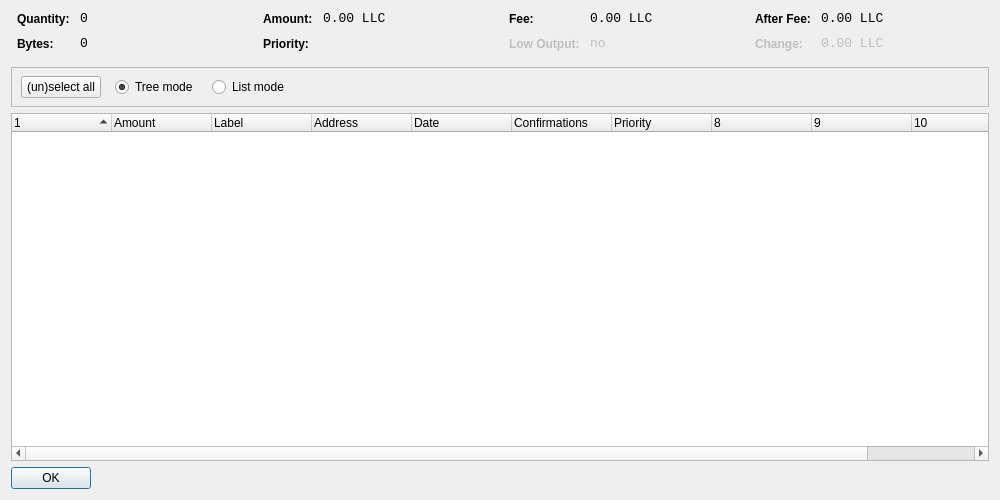
<?xml version="1.0" encoding="UTF-8"?>
<ui version="4.0">
 <class>CoinControlDialog</class>
 <widget class="QDialog" name="CoinControlDialog">
  <property name="geometry">
   <rect>
    <x>0</x>
    <y>0</y>
    <width>1000</width>
    <height>500</height>
   </rect>
  </property>
  <property name="windowTitle">
   <string>Coin Control</string>
  </property>
  <layout class="QVBoxLayout" name="verticalLayout">
   <item>
    <layout class="QHBoxLayout" name="horizontalLayoutTop" stretch="0,0,0,0">
     <property name="topMargin">
      <number>0</number>
     </property>
     <property name="bottomMargin">
      <number>10</number>
     </property>
     <item>
      <layout class="QFormLayout" name="formLayoutCoinControl1">
       <property name="horizontalSpacing">
        <number>10</number>
       </property>
       <property name="verticalSpacing">
        <number>10</number>
       </property>
       <property name="leftMargin">
        <number>6</number>
       </property>
       <property name="rightMargin">
        <number>6</number>
       </property>
       <item row="0" column="0">
        <widget class="QLabel" name="labelCoinControlQuantityText">
         <property name="styleSheet">
          <string notr="true">font-weight:bold;</string>
         </property>
         <property name="text">
          <string>Quantity:</string>
         </property>
        </widget>
       </item>
       <item row="0" column="1">
        <widget class="QLabel" name="labelCoinControlQuantity">
         <property name="font">
          <font>
           <family>Monospace</family>
           <pointsize>10</pointsize>
          </font>
         </property>
         <property name="cursor">
          <cursorShape>IBeamCursor</cursorShape>
         </property>
         <property name="contextMenuPolicy">
          <enum>Qt::ActionsContextMenu</enum>
         </property>
         <property name="text">
          <string notr="true">0</string>
         </property>
         <property name="textInteractionFlags">
          <set>Qt::LinksAccessibleByMouse|Qt::TextSelectableByKeyboard|Qt::TextSelectableByMouse</set>
         </property>
        </widget>
       </item>
       <item row="1" column="0">
        <widget class="QLabel" name="labelCoinControlBytesText">
         <property name="styleSheet">
          <string notr="true">font-weight:bold;</string>
         </property>
         <property name="text">
          <string>Bytes:</string>
         </property>
        </widget>
       </item>
       <item row="1" column="1">
        <widget class="QLabel" name="labelCoinControlBytes">
         <property name="font">
          <font>
           <family>Monospace</family>
           <pointsize>10</pointsize>
          </font>
         </property>
         <property name="cursor">
          <cursorShape>IBeamCursor</cursorShape>
         </property>
         <property name="contextMenuPolicy">
          <enum>Qt::ActionsContextMenu</enum>
         </property>
         <property name="text">
          <string notr="true">0</string>
         </property>
         <property name="textInteractionFlags">
          <set>Qt::LinksAccessibleByMouse|Qt::TextSelectableByKeyboard|Qt::TextSelectableByMouse</set>
         </property>
        </widget>
       </item>
      </layout>
     </item>
     <item>
      <layout class="QFormLayout" name="formLayoutCoinControl2">
       <property name="horizontalSpacing">
        <number>10</number>
       </property>
       <property name="verticalSpacing">
        <number>10</number>
       </property>
       <property name="leftMargin">
        <number>6</number>
       </property>
       <property name="rightMargin">
        <number>6</number>
       </property>
       <item row="0" column="0">
        <widget class="QLabel" name="labelCoinControlAmountText">
         <property name="styleSheet">
          <string notr="true">font-weight:bold;</string>
         </property>
         <property name="text">
          <string>Amount:</string>
         </property>
        </widget>
       </item>
       <item row="0" column="1">
        <widget class="QLabel" name="labelCoinControlAmount">
         <property name="font">
          <font>
           <family>Monospace</family>
           <pointsize>10</pointsize>
          </font>
         </property>
         <property name="cursor">
          <cursorShape>IBeamCursor</cursorShape>
         </property>
         <property name="contextMenuPolicy">
          <enum>Qt::ActionsContextMenu</enum>
         </property>
         <property name="text">
          <string notr="true">0.00 LLC</string>
         </property>
         <property name="textInteractionFlags">
          <set>Qt::LinksAccessibleByMouse|Qt::TextSelectableByKeyboard|Qt::TextSelectableByMouse</set>
         </property>
        </widget>
       </item>
       <item row="1" column="0">
        <widget class="QLabel" name="labelCoinControlPriorityText">
         <property name="styleSheet">
          <string notr="true">font-weight:bold;</string>
         </property>
         <property name="text">
          <string>Priority:</string>
         </property>
        </widget>
       </item>
       <item row="1" column="1">
        <widget class="QLabel" name="labelCoinControlPriority">
         <property name="font">
          <font>
           <family>Monospace</family>
           <pointsize>10</pointsize>
          </font>
         </property>
         <property name="cursor">
          <cursorShape>IBeamCursor</cursorShape>
         </property>
         <property name="contextMenuPolicy">
          <enum>Qt::ActionsContextMenu</enum>
         </property>
         <property name="text">
          <string/>
         </property>
         <property name="textInteractionFlags">
          <set>Qt::LinksAccessibleByMouse|Qt::TextSelectableByKeyboard|Qt::TextSelectableByMouse</set>
         </property>
        </widget>
       </item>
      </layout>
     </item>
     <item>
      <layout class="QFormLayout" name="formLayoutCoinControl3">
       <property name="horizontalSpacing">
        <number>10</number>
       </property>
       <property name="verticalSpacing">
        <number>10</number>
       </property>
       <property name="leftMargin">
        <number>6</number>
       </property>
       <property name="rightMargin">
        <number>6</number>
       </property>
       <item row="0" column="0">
        <widget class="QLabel" name="labelCoinControlFeeText">
         <property name="styleSheet">
          <string notr="true">font-weight:bold;</string>
         </property>
         <property name="text">
          <string>Fee:</string>
         </property>
        </widget>
       </item>
       <item row="0" column="1">
        <widget class="QLabel" name="labelCoinControlFee">
         <property name="font">
          <font>
           <family>Monospace</family>
           <pointsize>10</pointsize>
          </font>
         </property>
         <property name="cursor">
          <cursorShape>IBeamCursor</cursorShape>
         </property>
         <property name="contextMenuPolicy">
          <enum>Qt::ActionsContextMenu</enum>
         </property>
         <property name="text">
          <string notr="true">0.00 LLC</string>
         </property>
         <property name="textInteractionFlags">
          <set>Qt::LinksAccessibleByMouse|Qt::TextSelectableByKeyboard|Qt::TextSelectableByMouse</set>
         </property>
        </widget>
       </item>
       <item row="1" column="0">
        <widget class="QLabel" name="labelCoinControlLowOutputText">
         <property name="enabled">
          <bool>false</bool>
         </property>
         <property name="styleSheet">
          <string notr="true">font-weight:bold;</string>
         </property>
         <property name="text">
          <string>Low Output:</string>
         </property>
        </widget>
       </item>
       <item row="1" column="1">
        <widget class="QLabel" name="labelCoinControlLowOutput">
         <property name="enabled">
          <bool>false</bool>
         </property>
         <property name="font">
          <font>
           <family>Monospace</family>
           <pointsize>10</pointsize>
          </font>
         </property>
         <property name="cursor">
          <cursorShape>IBeamCursor</cursorShape>
         </property>
         <property name="contextMenuPolicy">
          <enum>Qt::ActionsContextMenu</enum>
         </property>
         <property name="text">
          <string notr="true">no</string>
         </property>
         <property name="textInteractionFlags">
          <set>Qt::LinksAccessibleByMouse|Qt::TextSelectableByKeyboard|Qt::TextSelectableByMouse</set>
         </property>
        </widget>
       </item>
      </layout>
     </item>
     <item>
      <layout class="QFormLayout" name="formLayoutCoinControl4">
       <property name="horizontalSpacing">
        <number>10</number>
       </property>
       <property name="verticalSpacing">
        <number>10</number>
       </property>
       <property name="leftMargin">
        <number>6</number>
       </property>
       <property name="rightMargin">
        <number>6</number>
       </property>
       <item row="0" column="0">
        <widget class="QLabel" name="labelCoinControlAfterFeeText">
         <property name="styleSheet">
          <string notr="true">font-weight:bold;</string>
         </property>
         <property name="text">
          <string>After Fee:</string>
         </property>
        </widget>
       </item>
       <item row="0" column="1">
        <widget class="QLabel" name="labelCoinControlAfterFee">
         <property name="font">
          <font>
           <family>Monospace</family>
           <pointsize>10</pointsize>
          </font>
         </property>
         <property name="cursor">
          <cursorShape>IBeamCursor</cursorShape>
         </property>
         <property name="contextMenuPolicy">
          <enum>Qt::ActionsContextMenu</enum>
         </property>
         <property name="text">
          <string notr="true">0.00 LLC</string>
         </property>
         <property name="textInteractionFlags">
          <set>Qt::LinksAccessibleByMouse|Qt::TextSelectableByKeyboard|Qt::TextSelectableByMouse</set>
         </property>
        </widget>
       </item>
       <item row="1" column="0">
        <widget class="QLabel" name="labelCoinControlChangeText">
         <property name="enabled">
          <bool>false</bool>
         </property>
         <property name="styleSheet">
          <string notr="true">font-weight:bold;</string>
         </property>
         <property name="text">
          <string>Change:</string>
         </property>
        </widget>
       </item>
       <item row="1" column="1">
        <widget class="QLabel" name="labelCoinControlChange">
         <property name="enabled">
          <bool>false</bool>
         </property>
         <property name="font">
          <font>
           <family>Monospace</family>
           <pointsize>10</pointsize>
          </font>
         </property>
         <property name="cursor">
          <cursorShape>IBeamCursor</cursorShape>
         </property>
         <property name="contextMenuPolicy">
          <enum>Qt::ActionsContextMenu</enum>
         </property>
         <property name="text">
          <string notr="true">0.00 LLC</string>
         </property>
         <property name="textInteractionFlags">
          <set>Qt::LinksAccessibleByMouse|Qt::TextSelectableByKeyboard|Qt::TextSelectableByMouse</set>
         </property>
        </widget>
       </item>
      </layout>
     </item>
    </layout>
   </item>
   <item>
    <widget class="QFrame" name="frame">
     <property name="minimumSize">
      <size>
       <width>0</width>
       <height>40</height>
      </size>
     </property>
     <property name="frameShape">
      <enum>QFrame::StyledPanel</enum>
     </property>
     <property name="frameShadow">
      <enum>QFrame::Sunken</enum>
     </property>
     <widget class="QWidget" name="horizontalLayoutWidget">
      <property name="geometry">
       <rect>
        <x>10</x>
        <y>0</y>
        <width>781</width>
        <height>41</height>
       </rect>
      </property>
      <layout class="QHBoxLayout" name="horizontalLayoutPanel" stretch="0,0,0,0,0">
       <property name="spacing">
        <number>14</number>
       </property>
       <item>
        <widget class="QPushButton" name="pushButtonSelectAll">
         <property name="sizePolicy">
          <sizepolicy hsizetype="Maximum" vsizetype="Fixed">
           <horstretch>0</horstretch>
           <verstretch>0</verstretch>
          </sizepolicy>
         </property>
         <property name="text">
          <string>(un)select all</string>
         </property>
        </widget>
       </item>
       <item>
        <widget class="QRadioButton" name="radioTreeMode">
         <property name="sizePolicy">
          <sizepolicy hsizetype="Maximum" vsizetype="Fixed">
           <horstretch>0</horstretch>
           <verstretch>0</verstretch>
          </sizepolicy>
         </property>
         <property name="text">
          <string>Tree mode</string>
         </property>
         <property name="checked">
          <bool>true</bool>
         </property>
        </widget>
       </item>
       <item>
        <widget class="QRadioButton" name="radioListMode">
         <property name="sizePolicy">
          <sizepolicy hsizetype="Maximum" vsizetype="Fixed">
           <horstretch>0</horstretch>
           <verstretch>0</verstretch>
          </sizepolicy>
         </property>
         <property name="text">
          <string>List mode</string>
         </property>
        </widget>
       </item>
       <item>
        <spacer name="horizontalSpacer">
         <property name="orientation">
          <enum>Qt::Horizontal</enum>
         </property>
         <property name="sizeHint" stdset="0">
          <size>
           <width>40</width>
           <height>20</height>
          </size>
         </property>
        </spacer>
       </item>
      </layout>
     </widget>
    </widget>
   </item>
   <item>
    <widget class="CoinControlTreeWidget" name="treeWidget">
     <property name="contextMenuPolicy">
      <enum>Qt::CustomContextMenu</enum>
     </property>
     <property name="sortingEnabled">
      <bool>false</bool>
     </property>
     <property name="columnCount">
      <number>11</number>
     </property>
     <attribute name="headerShowSortIndicator" stdset="0">
      <bool>true</bool>
     </attribute>
     <attribute name="headerStretchLastSection">
      <bool>false</bool>
     </attribute>
     <column>
      <property name="text">
       <string/>
      </property>
     </column>
     <column>
      <property name="text">
       <string>Amount</string>
      </property>
     </column>
     <column>
      <property name="text">
       <string>Label</string>
      </property>
     </column>
     <column>
      <property name="text">
       <string>Address</string>
      </property>
     </column>
     <column>
      <property name="text">
       <string>Date</string>
      </property>
     </column>
     <column>
      <property name="text">
       <string>Confirmations</string>
      </property>
      <property name="toolTip">
       <string>Confirmed</string>
      </property>
     </column>
     <column>
      <property name="text">
       <string>Priority</string>
      </property>
     </column>
     <column>
      <property name="text">
       <string/>
      </property>
     </column>
     <column>
      <property name="text">
       <string/>
      </property>
     </column>
     <column>
      <property name="text">
       <string/>
      </property>
     </column>
     <column>
      <property name="text">
       <string/>
      </property>
     </column>
    </widget>
   </item>
   <item>
    <widget class="QDialogButtonBox" name="buttonBox">
     <property name="sizePolicy">
      <sizepolicy hsizetype="Maximum" vsizetype="Fixed">
       <horstretch>0</horstretch>
       <verstretch>0</verstretch>
      </sizepolicy>
     </property>
     <property name="orientation">
      <enum>Qt::Horizontal</enum>
     </property>
     <property name="standardButtons">
      <set>QDialogButtonBox::Ok</set>
     </property>
    </widget>
   </item>
  </layout>
 </widget>
 <customwidgets>
  <customwidget>
   <class>CoinControlTreeWidget</class>
   <extends>QTreeWidget</extends>
   <header>coincontroltreewidget.h</header>
  </customwidget>
 </customwidgets>
 <resources/>
 <connections/>
</ui>
